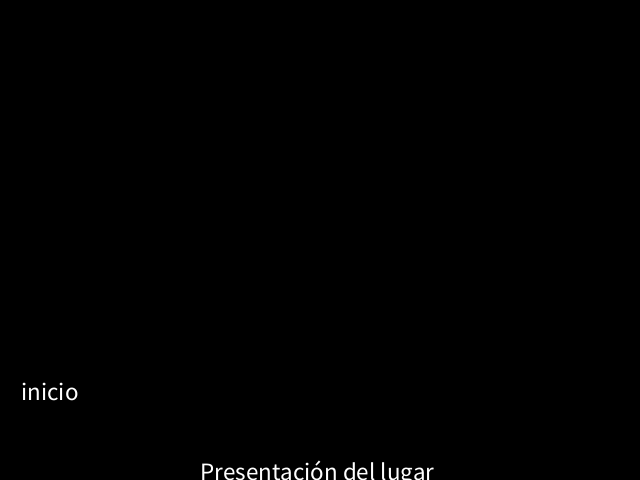
Frame 1 (no input)
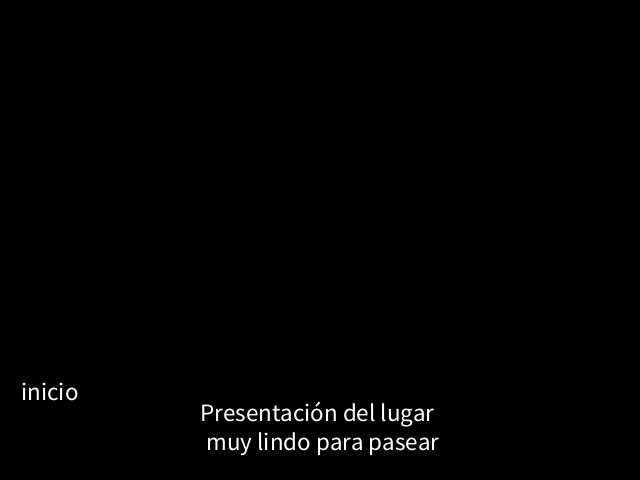
Frame 60 (the mouse pressed at the canvas centre just before this capture)
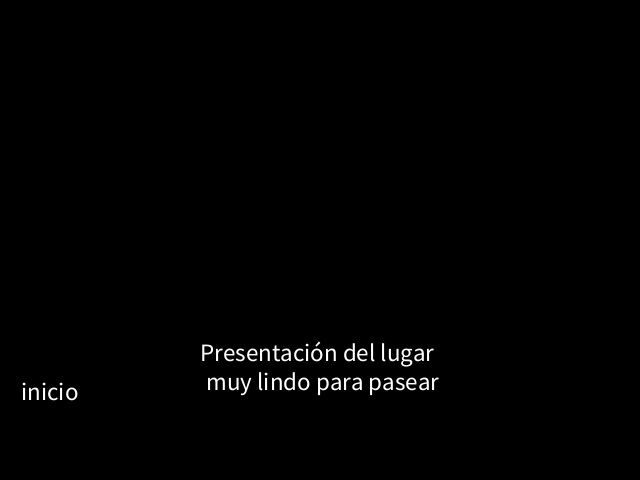
Frame 120 (the mouse held since frame 60 and released just before this capture)

The Processing sketch that drew these frames (run headless with seeded random() and noise(); from frame 60 on, the mouse is pressed at the canvas centre):

// Processing sketch: pantallasConString
// ── pantallasConString.pde
String pantalla;
int cuenta;
int pos, tama;
void setup() {
  size(640, 480);
  pantalla = "inicio";
  cuenta = 0;
  pos= 480;
  textSize(25);
  textAlign(CENTER);
}
void draw() {
  background(0);
  cuenta++;
  if (pantalla.equals("inicio")) { // comparación variable de tipo String (de texto)
    textAlign(CENTER);
    text("Presentación del lugar \n muy lindo para pasear", width/2, pos);
    pos--;
  } else if (pantalla.equals("segunda")) { // comparación variable de tipo String (de texto)
    textAlign(CORNER);
    text("Seguimos mostrando \n mi paisaje", 50, 100);
  } else if (pantalla.equals("tercera")) { // comparación variable de tipo String (de texto)
    textAlign(CENTER);
    text("Tercera pantalla del lugar ", width/2, 100);
  } else {
    textAlign(CENTER);
    textSize(tama);
    if (tama<50) {
      tama++;
    }
    text("termina la presentacion ", width/2, 300);
  }
  if (cuenta <180) {
    pantalla = "inicio";
  } else if (cuenta >=180 && cuenta < 360) {
    pantalla = "segunda";
  } else if (cuenta >=360 && cuenta < 480) {
    pantalla = "tercera";
  } else {
    pantalla = "otra";
  }
  text(pantalla, 50, 400);
}
void keyPressed() { // reinicio de todas las variables
  pantalla = "inicio";
  cuenta = 0;
  pos = 480;
}
